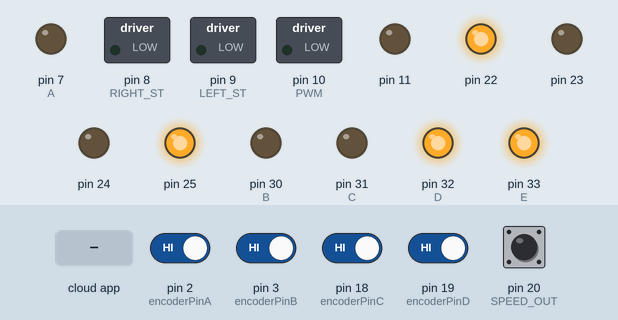
Simulated run of this sketch. Board: Arduino Mega 2560, built with avr-gcc and run on an emulated ATmega2560. On the bench: switched loads named in the sketch (green lamp = pin HIGH), output pins drawn as LEDs (lit = HIGH). The test bench sets the inputs (shaded band); at power-on: pin 2 (encoderPinA), pin 3 (encoderPinB), pin 18 (encoderPinC), pin 19 (encoderPinD), pin 20 (SPEED_OUT) HIGH. The ROS host is connected and sends only what is stated.

Above: at 1.2 s.
1.3 s: the phone or cloud app sets angular.z to -100
At 2.2 s:
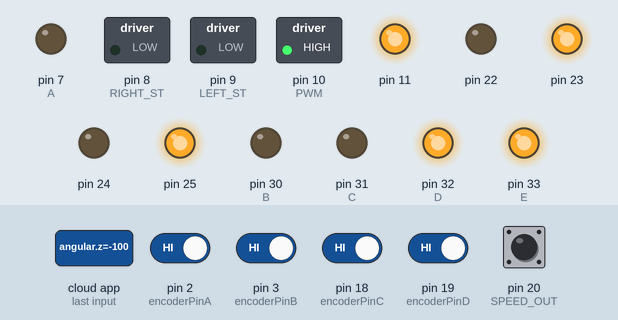
3.0 s: the phone or cloud app sets linear.x to -100
At 3.3 s:
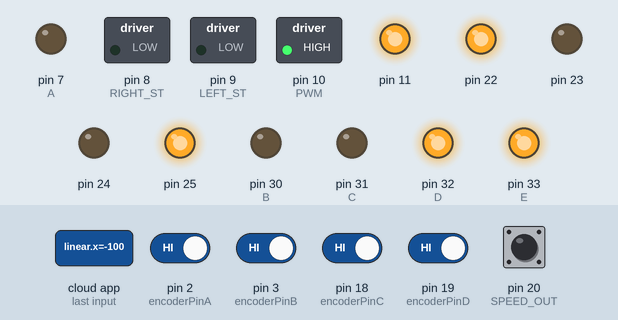
4.5 s: the phone or cloud app sets linear.x to 100
At 5.7 s:
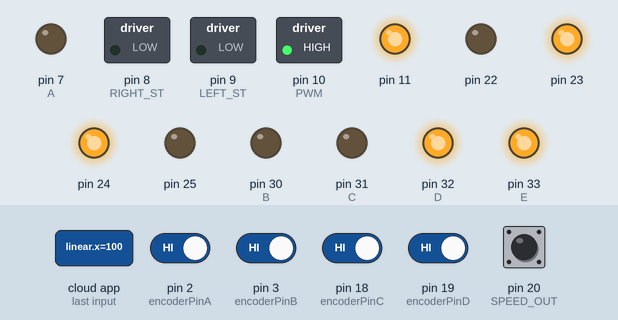
6.0 s: the phone or cloud app sets linear.x to 0
At 6.8 s:
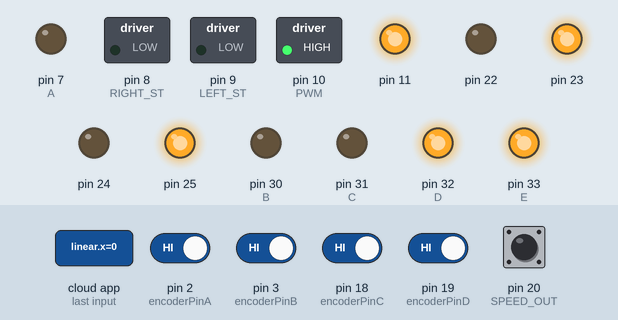
7.5 s: the phone or cloud app sets angular.z to 100
At 8.0 s:
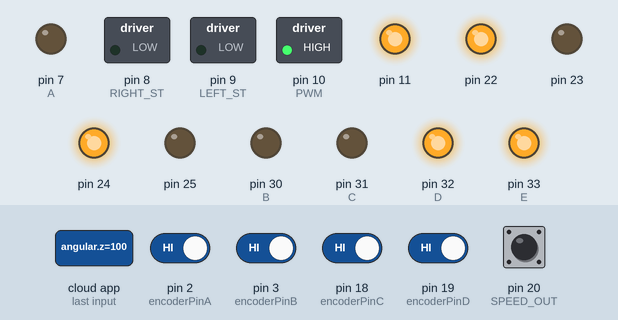
9.0 s: the phone or cloud app sets angular.z to 0
At 10.3 s:
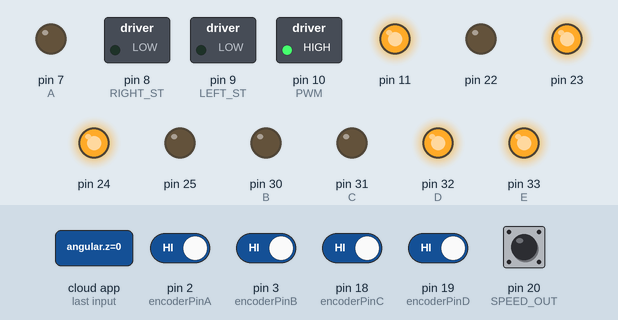
Timing chart, 0 to 11.5 s (numbered marks = the images above; inputs shaded):
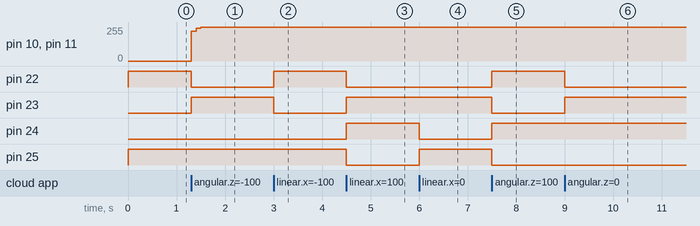

Measured:
- after the input at 1.3 s, pin 10 (PWM), pin 11: 0/255 → 224/255 at once, → 247/255 0.10 s later, → 255/255 0.10 s later; pin 22: HIGH → LOW at once; pin 23: LOW → HIGH at once
- after the input at 3.0 s, pin 22: LOW → HIGH at once; pin 23: HIGH → LOW at once
- after the input at 4.5 s, pin 22, pin 25: HIGH → LOW at once; pin 23, pin 24: LOW → HIGH at once
- after the input at 6.0 s, pin 24: HIGH → LOW at once; pin 25: LOW → HIGH at once
- after the input at 7.5 s, pin 22, pin 24: LOW → HIGH at once; pin 23, pin 25: HIGH → LOW at once
- after the input at 9.0 s, pin 22: HIGH → LOW at once; pin 23: LOW → HIGH at once

The sketch:

node_serial_good.ino
```cpp
#include <ros.h>
#include <geometry_msgs/Twist.h>
#define A  7
#define B  30
#define C  31
#define D  32
#define E  33
#define SPEED_OUT 20
int cnt=0;
int cnt_tmp = 0;
int cnt_DC_end = 0;
double angle_BLDC = 0;
double temp_angle_BLDC = 0;
double angular_velocity_BLDC = 0;
double input_v_BLDC = 0;
double error_BLDC;
double Ke_BLDC = 0.0688;
double Kp_BLDC = 0.20824;
double Ki_BLDC = 1.7062;
double PControl_BLDC;
double IControl_BLDC=0;
double PIControl_BLDC;
double PIControl_prev_BLDC = 0;
int pwm_in_BLDC, pwm_in_prev_BLDC;
const int encoderPinA = 2;
const int encoderPinB = 3;
const int encoderPinC = 18;
const int encoderPinD = 19;
double angle_L = 0;
double temp_angle_L = 0;
double angular_velocity_L = 0;
double angle_R = 0;
double temp_angle_R = 0;
double angular_velocity_R = 0;
double frequency=0;
double t=0;
int    input_dir_L = 0; // 0:front, 1:back
double input_v_L = 0;
double error_L;
int    input_dir_R = 0; // 0:front, 1:back
double input_v_R = 0;
double error_R;
double Ke_DC = 0.0382;
double Kp_DC = 0.083206/1.5;
double Ki_DC = 0.096457/1.5;
double PControl_L=0;
double IControl_L=0;
double PIControl_L=0;
int pwm_in_L=0;
double PControl_R=0;
double IControl_R=0;
double PIControl_R=0;
int pwm_in_R=0;
char BLDC_direction = HIGH; //BLDC 방향 제어, LOW 시계 방향, HIGH 반시계 방향
// ros 설정
void onTwist(const geometry_msgs::Twist &msg);
double ROBOT_WIDTH = 0.6;  // 서빙로봇의 폭(m)
double ROBOT_WHEEL_DIAMETER = 0.095; // 서빙로봇 바퀴 직경(m)
geometry_msgs::Twist twist;
ros::NodeHandle nh;
ros::Publisher pub("encoder_vel", &twist);
ros::Subscriber<geometry_msgs::Twist> sub("cmd_vel", &onTwist);

// 모터 역회전 방지
int cnt_L_reverse = 0;
int cnt_R_reverse = 0;
int cnt_dir = 0;

void setup()
{
  pinMode(encoderPinA, INPUT_PULLUP);
  attachInterrupt(0, doEncoderA, CHANGE);

  pinMode(encoderPinB, INPUT_PULLUP);
  attachInterrupt(1, doEncoderB, CHANGE);
  pinMode(encoderPinC, INPUT_PULLUP);
  attachInterrupt(5, doEncoderC, CHANGE);

  pinMode(encoderPinD, INPUT_PULLUP);
  attachInterrupt(4, doEncoderD, CHANGE);

  Serial.begin(9600);
  TCCR3A = (0<<WGM31) | (0<<WGM30); // CTC Mode
  TCCR3B = (1<<WGM33) |(1<<WGM32) | (1<<CS32) | (0<<CS31) | (1<<CS30) ; //1024분주  16,000,000/1,024 = 15,625
  ICR3 = 15625/10; //주파수 정하기 (15625/10일 때 10Hz)

  frequency = 15625/ICR3;
  t = 1/frequency; //제어주기

  TIMSK3 |= (1<<OCIE3A); // Compare 인터럽트 사용.
  sei();

  TCNT3 = 0; // 카운터 초기화
  pinMode(11, OUTPUT);
  pinMode(10, OUTPUT); //PWM

  pinMode(9, OUTPUT); //LEFT ST
  pinMode(8, OUTPUT); //RIGHT ST
  pinMode(22, OUTPUT);
  pinMode(23, OUTPUT); //LEFT_MOTOR 시계 반시계

  pinMode(24, OUTPUT);
  pinMode(25, OUTPUT); //RIGHT_MOTOR 시계 반시계
  digitalWrite(9, LOW); //LOW : ST, HIGH : SP
  digitalWrite(8, LOW); //LOW : ST, HIGH : SP

  digitalWrite(22, HIGH); //22 HIGH, 23 LOW : 시계방향
  digitalWrite(23, LOW); //22 LOW, 23 HIGH : 반시계방향
  digitalWrite(24, LOW); //24 HIGH, 25 LOW : 시계방향
  digitalWrite(25, HIGH); //24 LOW, 25 HIGH : 반시계방향

//  digitalWrite(22, LOW); //22 HIGH, 23 LOW : 시계방향
//  digitalWrite(23, HIGH); //22 LOW, 23 HIGH : 반시계방향
//
//  digitalWrite(24, HIGH); //24 HIGH, 25 LOW : 시계방향
//  digitalWrite(25, LOW); //24 LOW, 25 HIGH : 반시계방향
//BLDC MOTOR 초기 설정
  pinMode(A, OUTPUT);
  pinMode(B, OUTPUT);
  pinMode(C, OUTPUT);
  pinMode(D, OUTPUT);
  pinMode(E, OUTPUT);

  pinMode(SPEED_OUT, INPUT_PULLUP);
  attachInterrupt(3, encoder_interrupt, FALLING);
  // initialize
  digitalWrite(B, LOW);
  digitalWrite(C, LOW);
  digitalWrite(D, HIGH);
  digitalWrite(E, BLDC_direction); //BLDC 방향 제어

  nh.initNode();
  nh.advertise(pub);
  nh.subscribe(sub);
}
void loop()
{
  updateTwist();
  pub.publish(&twist);
  nh.spinOnce();
  //BLDC_step(1);
  delay(1);
}
ISR (TIMER3_COMPA_vect)  // Compare 인터럽트
{
  cnt++;
  //DC모터 Left 제어
 angular_velocity_L = (angle_L-temp_angle_L)/t;  //각속도 = 각속도변화/제어주기

  if(angular_velocity_L < 0)
    angular_velocity_L = -angular_velocity_L; //역방향 회전시 절댓값 변화

   temp_angle_L = angle_L; //이전 각도 저장

   error_L=input_v_L-angular_velocity_L; //PID 에러값

   PControl_L=Kp_DC*error_L;

   if(IControl_L < 100)
     IControl_L+=Ki_DC*error_L*t; //와인드업 방지

   PIControl_L = PControl_L + IControl_L;

   pwm_in_L = 255/24 * PIControl_L; //PI값을 PWM으로 변환

   if(pwm_in_L < 0)
   {
     pwm_in_L = 0;
   } //PWM 하한선
   else if(pwm_in_L > 255)
   {
     pwm_in_L = 255;
   } //PWM 상한선

   analogWrite(11, pwm_in_L); //PWM출력
    //DC모터 Right 제어
   angular_velocity_R = (angle_R-temp_angle_R)/t; //각속도 = 각속도변화/제어주기

   if(angular_velocity_R < 0)
     angular_velocity_R = -angular_velocity_R; //역방향 회전시 절댓값 변화

   temp_angle_R = angle_R; //이전 각도 저장

   error_R=input_v_R-angular_velocity_R; //PID 에러값

   PControl_R=Kp_DC*error_R;

   if(IControl_R < 100)
     IControl_R+=Ki_DC*error_R*t; //와인드업 방지

   PIControl_R = PControl_R + IControl_R;

   pwm_in_R = 255/24 * PIControl_R; //PI값을 PWM으로 변환

   if(pwm_in_R < 0)
   {
     pwm_in_R = 0;
   } //PWM 하한선
   else if(pwm_in_R > 255)
   {
     pwm_in_R = 255;
  } //PWM 상한선
  analogWrite(10, pwm_in_R);
//BLDC모터 제어
//  Serial.println((int)true);

  angular_velocity_BLDC = (angle_BLDC-temp_angle_BLDC)/t;
  if(angular_velocity_BLDC < 0)
    angular_velocity_BLDC = -angular_velocity_BLDC; //절대값

  temp_angle_BLDC = angle_BLDC;


  error_BLDC=input_v_BLDC-angular_velocity_BLDC;
  PControl_BLDC=Kp_BLDC*error_BLDC;

  if(IControl_BLDC < 100)
    IControl_BLDC+=Ki_BLDC*error_BLDC*t;

  PIControl_BLDC = PControl_BLDC + IControl_BLDC;

  pwm_in_BLDC = 255/24 * PIControl_BLDC;
  if(pwm_in_BLDC < 0)
  {
    pwm_in_BLDC = 0;
  }
  else if(pwm_in_BLDC > 255)
  {
    pwm_in_BLDC = 255;
  }
  analogWrite(A, pwm_in_BLDC);
//  Serial.println(angular_velocity_BLDC);
}
void doEncoderA(){

  angle_L += (digitalRead(encoderPinA)==digitalRead(encoderPinB))?0.0577:-0.0577; // 360/52/120 = 0.0577 (52 : 1회전시 52펄스, 120 : 감속비)

}
void doEncoderB(){
  angle_L += (digitalRead(encoderPinA)==digitalRead(encoderPinB))?-0.0577:0.0577; // 360/52/120 = 0.0577 (52 : 1회전시 52펄스, 120 : 감속비)
}
void doEncoderC(){

  angle_R += (digitalRead(encoderPinC)==digitalRead(encoderPinD))?0.0577:-0.0577; // 360/52/120 = 0.0577 (52 : 1회전시 52펄스, 120 : 감속비)

}
void doEncoderD(){
  angle_R += (digitalRead(encoderPinC)==digitalRead(encoderPinD))?-0.0577:0.0577; // 360/52/120 = 0.0577 (52 : 1회전시 52펄스, 120 : 감속비)

}


void encoder_interrupt()
{
  if(BLDC_direction == LOW) //시계방향
    angle_BLDC += 0.12;
  else if (BLDC_direction == HIGH) //반시계방향
    angle_BLDC -= 0.12;
}
void wheel_L_dir(int dir)
{
  if(dir==0)
  {
    digitalWrite(22, LOW); //22 HIGH, 23 LOW : 시계방향
    digitalWrite(23, HIGH); //22 LOW, 23 HIGH : 반시계방향
  }
  else if(dir==1)
  {
    digitalWrite(22, HIGH); //22 HIGH, 23 LOW : 시계방향
    digitalWrite(23, LOW); //22 LOW, 23 HIGH : 반시계방향
  }
}
void wheel_R_dir(int dir)
{
  if(dir==0)
  {
    digitalWrite(24, HIGH); //24 HIGH, 25 LOW : 시계방향
    digitalWrite(25, LOW); //24 LOW, 25 HIGH : 반시계방향
  }
  else if(dir==1)
  {
    digitalWrite(24, LOW); //24 HIGH, 25 LOW : 시계방향
    digitalWrite(25, HIGH); //24 LOW, 25 HIGH : 반시계방향
  }
}
// dc control function with Twist
void onTwist(const geometry_msgs::Twist &msg)
{
  double left_linear_speed = 0;
  double right_linear_speed = 0;
  left_linear_speed = msg.linear.x - msg.angular.z * ROBOT_WIDTH/2;
  right_linear_speed = msg.linear.x + msg.angular.z * ROBOT_WIDTH/2;
  if(left_linear_speed < 0)
  {
    input_dir_L = 1;
    wheel_L_dir(1);//back
  }
  else
  {
    input_dir_L = 0;
    wheel_L_dir(0);//front
  }
  if(right_linear_speed < 0)
  {
    input_dir_R = 1;
    wheel_R_dir(1);//back
  }
  else
  {
    input_dir_R = 0;
    wheel_R_dir(0);//front
  }
  // 최종 바퀴 각속도 설정
  input_v_L = abs(left_linear_speed / (ROBOT_WHEEL_DIAMETER * 3.1415 / 360));
  input_v_R = abs(right_linear_speed / (ROBOT_WHEEL_DIAMETER * 3.1415 / 360));
}
// update twist for odom
void updateTwist()
{
  float angular_x = input_v_L;
  float angular_y = input_v_R;

  if(input_dir_L == 1){angular_x *= -1;}
  if(input_dir_R == 1){angular_y *= -1;}

  twist.angular.x = angular_x; // degree/sec left wheel
  twist.angular.y = angular_y; // degree/sec right wheel
}
// bldc 4bar control function
void BLDC_step(int cmd)
{

  // 4bar left down
  if(cmd == 0)
  {
    if(angle_BLDC > -49)
    {
      BLDC_direction == HIGH;
      digitalWrite(E, BLDC_direction);
      input_v_BLDC = 10;
    }
    else
    {
      input_v_BLDC = 0;
    }

  }
  // 4bar left up
  else if(cmd == 1)
  {
    if(angle_BLDC < 49)
    {
      BLDC_direction = LOW;
      digitalWrite(E, BLDC_direction);
      input_v_BLDC = 10;
    }
    else
    {
      input_v_BLDC = 0;
    }

  }

}
```

node_serial0908.ino
```cpp

```
